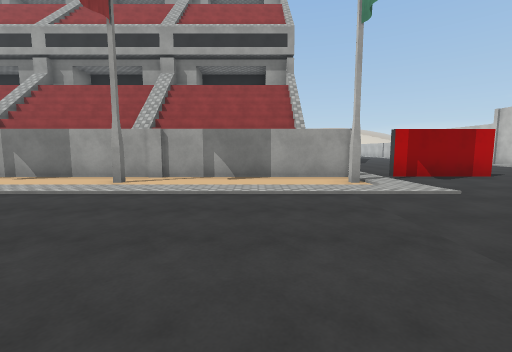
View 1 (above)

24 first-person views from a walk through a scene from a Unity 3-D project. The camera is 1.4 m above the floor, tilts 6° down and sees 90° across. The floor is counted in squares, 2 m on a side. Each view is taken from the middle of a square. On the plan, view 1 faces up. The plan holds only what a view shows up to about 9 squares ahead; the rest is blank. The place goes on beyond the plan. The player character is not drawn. Some surface patterns are stand-ins.

View 2
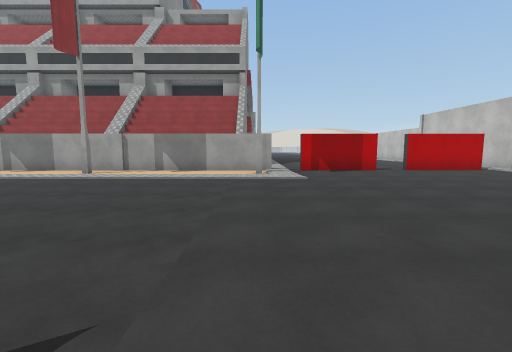

View 3
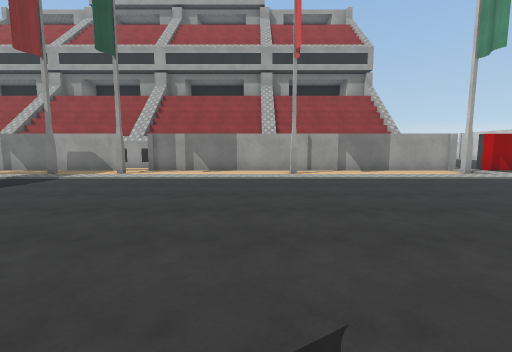

View 4
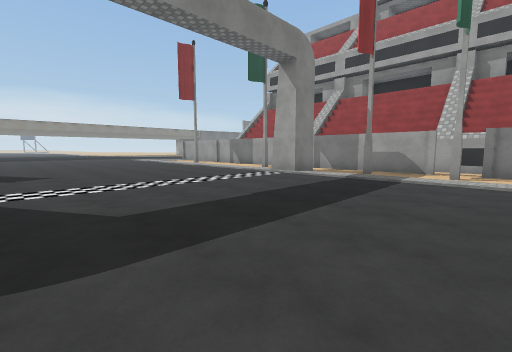

View 5
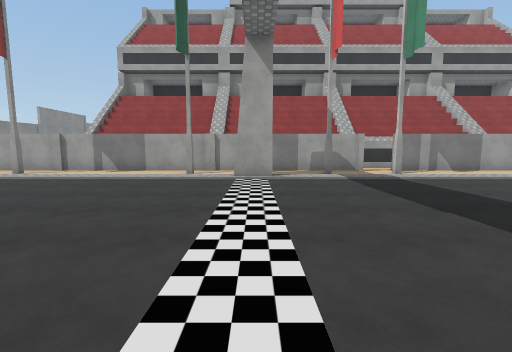

View 6
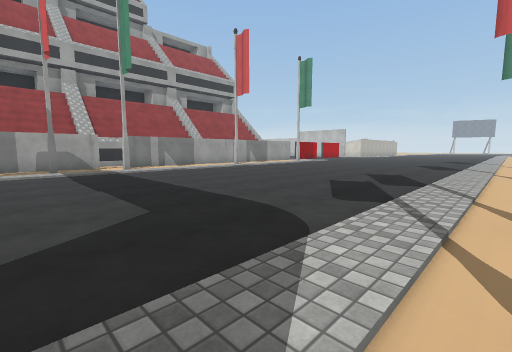

View 7
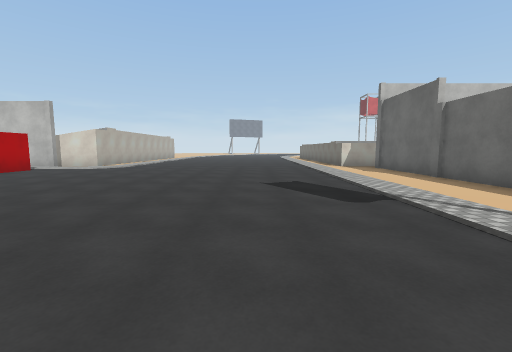

View 8
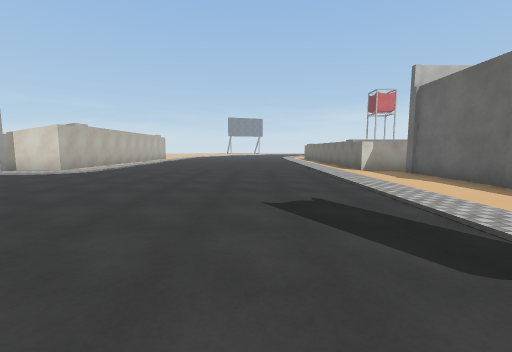

View 9
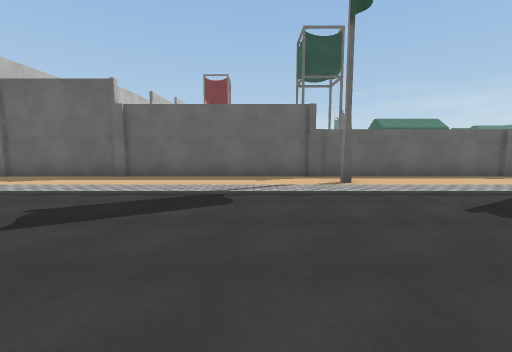

View 10
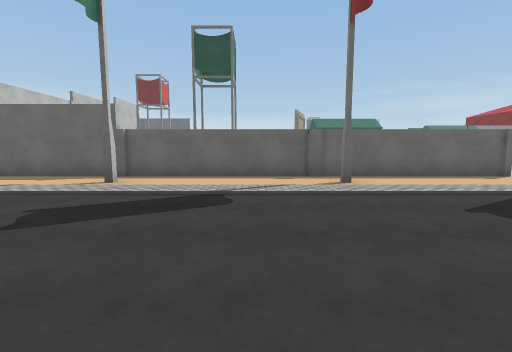

View 11
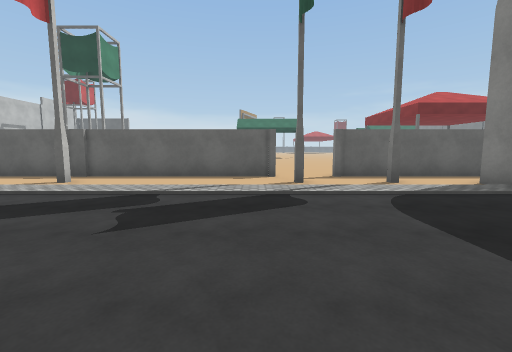

View 12
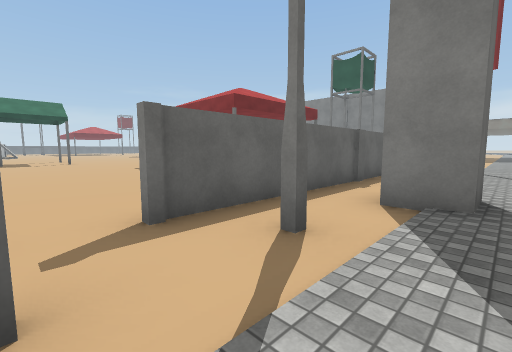

View 13
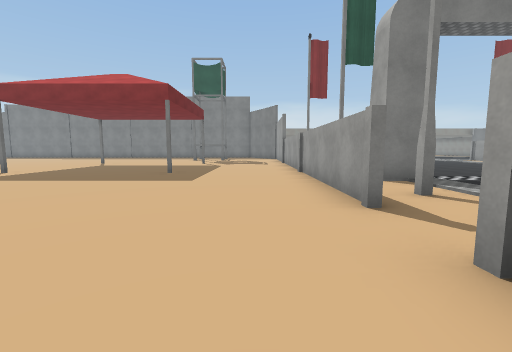

View 14
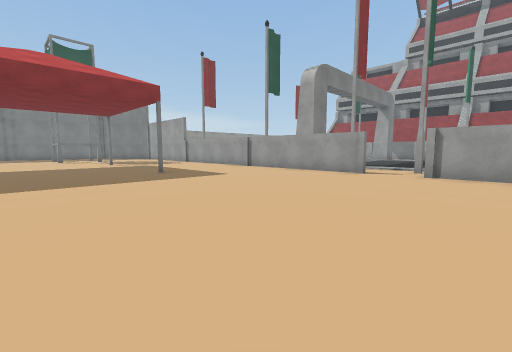

View 15
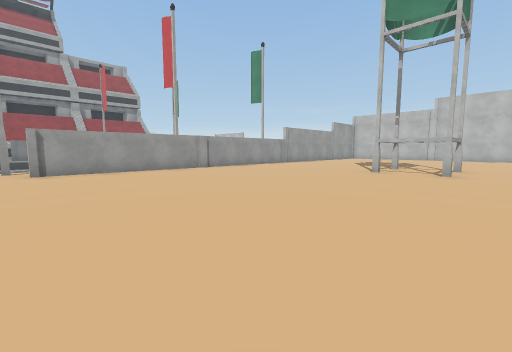

View 16
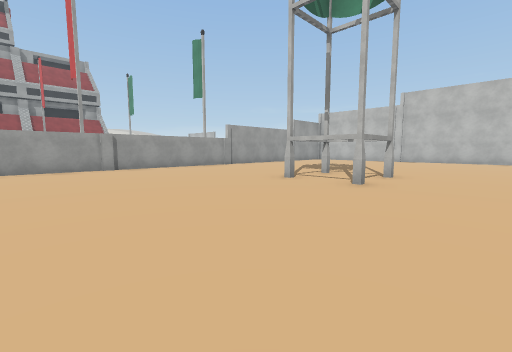

View 17
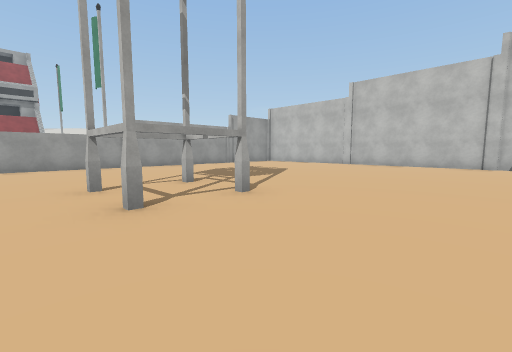

View 18
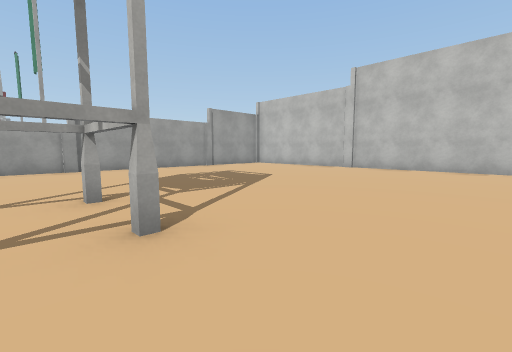

View 19
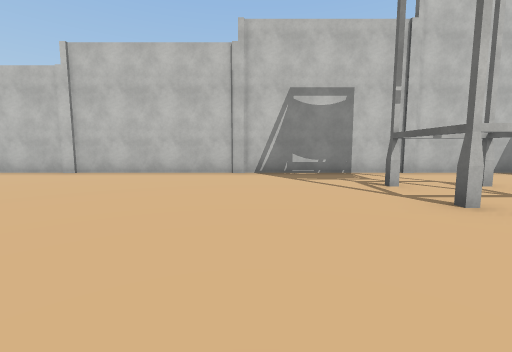

View 20
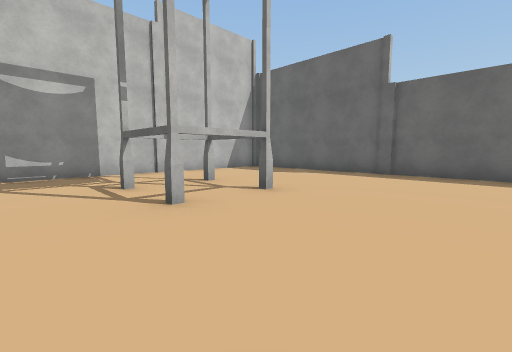

View 21
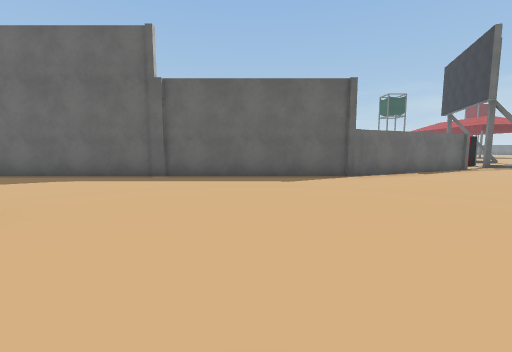

View 22
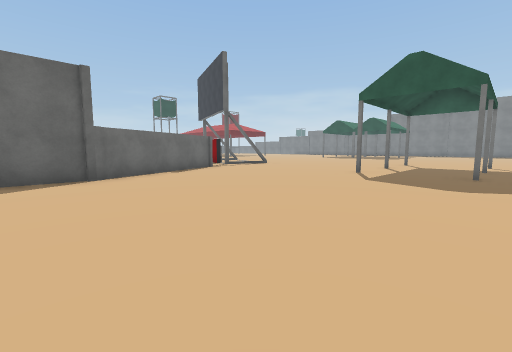

View 23
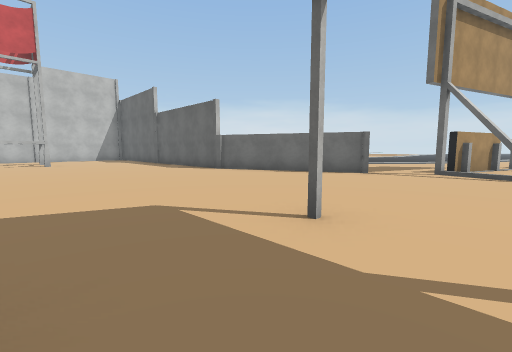

View 24
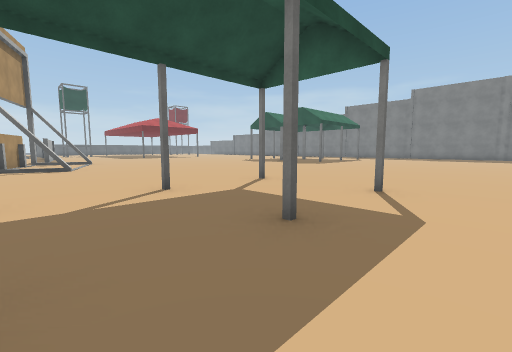

### Floor plan
Key: @ floor where view 1 was taken; # wall or solid block; . floor; ^ raised ledge; B billboard.
Columns run from 17 left of view 1 to 12 right of it. Each row starts with its distance up from view 1.
  8         ##          ..  ..
  7          .          .BBBBBB.#
  6 #########.##########.........
  5 .....#...#....................
  4 ..............................
  3 ..............................
  2  .............................
  1 ..............................
  0 .................@............
 -1 ..............................
 -2 ..............................
 -3 ..............................
 -4      #.#.#....#....#..........
 -5   ...........................^
 -6  #######..###################^
 -7   ......................    #
 -8   .......................   #
 -9   ........................ .#
-10  ..#........................#
-11 .................#.#........#
-12 ............................#
-13 .................#.#........#
-14   .#.   ....................#
-15   ..        ................#
-16                 ............#
-17 ............        ........#
-18 ............................#
-19 .......#.#.#................#
-20  ...........................#
-21   .....#.#.#................#
-22    .........................#
-23     ........................#
-24      ...................... #
-25       ......... ############
-26        ......###
-27         ..B...
-28             ..
-29           .B..
-30           .B
-31         BBB

Positions as (right, up) in squares from view 1, and headings:
1: (0, 0), facing up
2: (2, -2), facing up
3: (-4, -2), facing up
4: (-7, -2), facing up-left
5: (-12, -2), facing up
6: (-11, -4), facing up-right
7: (1, -1), facing right
8: (3, -1), facing right
9: (4, 1), facing down
10: (-1, 1), facing down
11: (-7, 1), facing down
12: (-8, -3), facing down-left
13: (-6, -7), facing left
14: (-6, -13), facing up-left
15: (-8, -14), facing up-right
16: (-5, -15), facing up-right
17: (-1, -16), facing up-right
18: (1, -15), facing up-right
19: (3, -16), facing right
20: (3, -17), facing down-right
21: (3, -18), facing down
22: (2, -18), facing down-left
23: (-7, -19), facing down-right
24: (-6, -17), facing down-left
